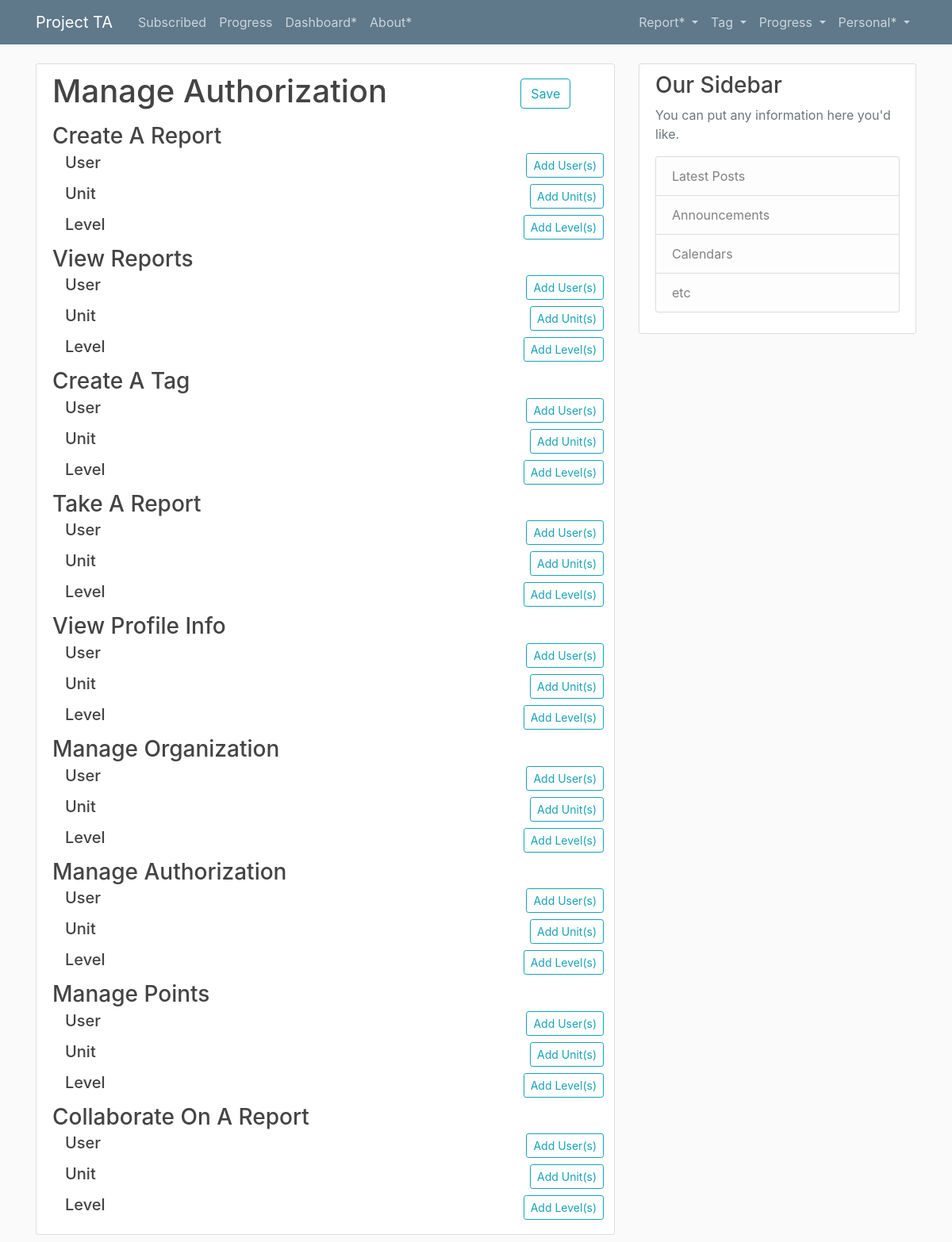
Before: /auth (signed in) with the older database file.
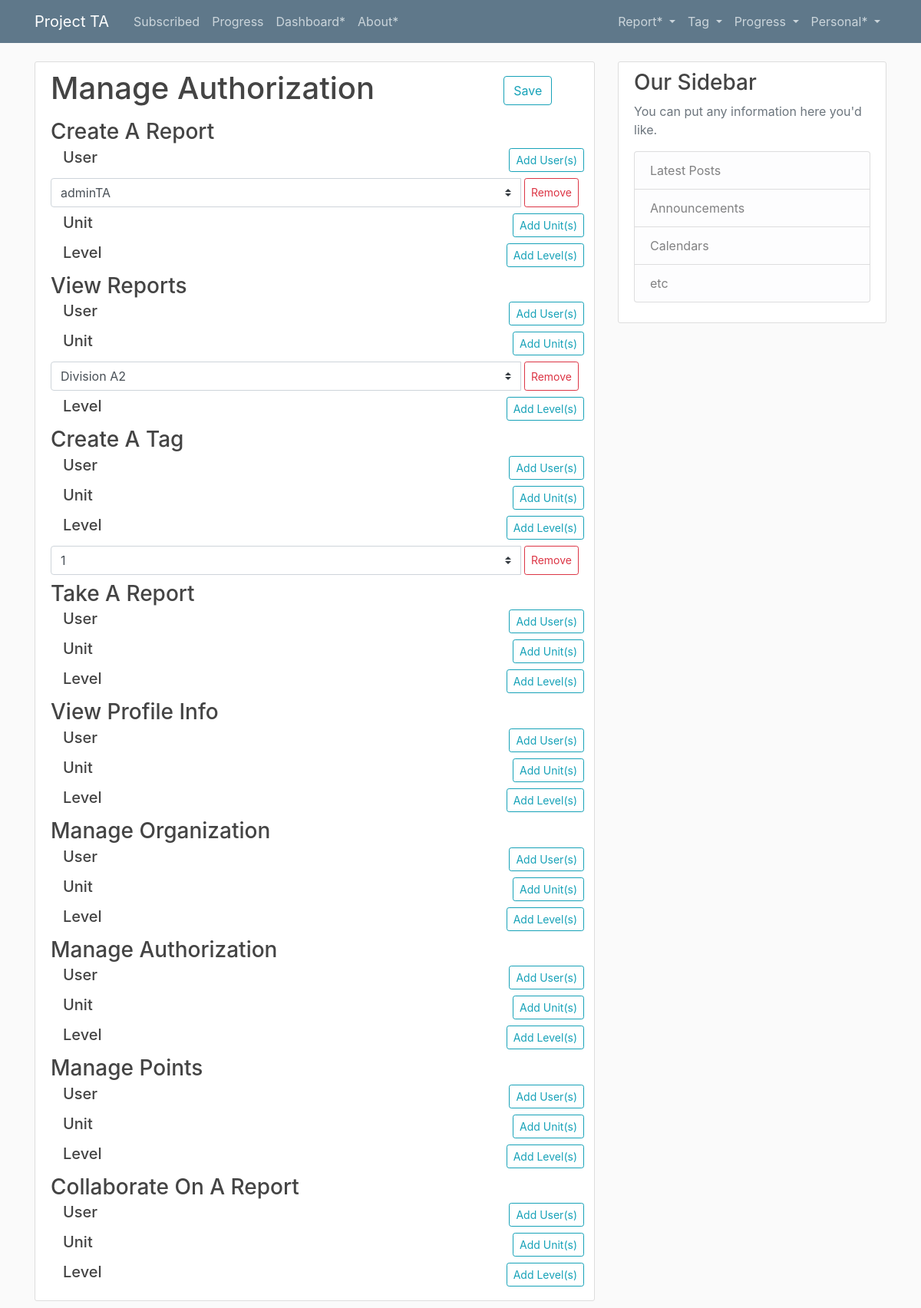
After: the same page with the newer database file.
### user/models.py (models this page shows, shortened)
class Auth(models.Model):
    class Feature(models.IntegerChoices):
        create_a_report = 1
        view_reports = 2
        create_a_tag = 3
        take_a_report = 4
        view_profile_info = 5
        manage_organization = 6
        manage_authorization = 7
        manage_points = 8
        collaborate_on_a_report = 9
    feature = models.IntegerField(choices=Feature.choices, null=True)
    auth_user = models.ForeignKey(User, on_delete=models.SET_NULL, null=True, blank=True)
    auth_unit = models.ForeignKey(Unit, on_delete=models.SET_NULL, null=True, blank=True)
    auth_level = models.IntegerField(null=True, blank=True)

class Unit(models.Model):
    class Status(models.IntegerChoices):
        Inactive = 0
        Active = 1
    name = models.CharField(max_length=100, null=True)
    superior = models.ForeignKey("self", on_delete=models.SET_NULL, related_name='subordinate_set', null=True)
    head = models.OneToOneField(User, on_delete=models.SET_NULL, null=True, blank=True)
    date_created = models.DateTimeField(default=timezone.now, null=True, blank=True)
    date_deactivated = models.DateTimeField(null=True, blank=True)
    status = models.IntegerField(choices=Status.choices, default=1, null=True, blank=True)
    def level(self):
        lev = 1
        temp = self
        while temp.superior and lev < 30:
            lev += 1
            temp = temp.superior
        if lev < 30:
            return lev
        else:
            return "loop error"

### user/views.py (the view, shortened to what this page needs)
# urls.py: path('auth', userview.AuthDetail, name='auth-detail'),
def AuthDetail(request):
    if not request.user.username:
        return redirect('/login/?next=%s' % request.path)
    auth_list = []
    for feature in list(Auth.Feature):
        temp = [feature]
        temp.append(Auth.objects.filter(feature = feature.value).exclude(auth_user = None))
        temp.append(Auth.objects.filter(feature = feature.value).exclude(auth_unit = None))
        temp.append(Auth.objects.filter(feature = feature.value).exclude(auth_level = None))
        auth_list.append(temp)
    users = User.objects.all()
    units = Unit.objects.all()
    levels = list(set([unit.level() for unit in units]))
    context = {'auth_list' : auth_list,
               'users' : users,
               'units' : units,
               'levels' : levels}
    return render(request, 'user/auth_detail.html', context)

### user/templates/user/auth_detail.html (shortened to what this page needs)
{% extends 'base.html' %}
{% load crispy_forms_tags %}
{% block content %}
<form id="auth-form">
<div class="content-section">
    <div class="row">
        <div class="col">
    <h1 class="mb-3">Manage Authorization</h1>
        </div>
        <div class="col-2 mt-2 mr-2">
    <button class="btn btn-outline-info" id="submit">Save</button>
        </div>
    </div>
    {% for auth in auth_list %}
    <h3 class="mb-1">{{ auth.0.label }}</h3>
    <div class="row">
        <div class="col">
            <h5 class="mb-1 ml-3">User</h5>
        </div>
        <div class="float-right mr-2 mb-2">
            <button class="btn btn-sm btn-outline-info" id="add-more-user-{{auth.0.value}}">Add User(s)</button>
        </div>
    </div>
    <div id="wrapper-user-{{auth.0.value}}">
        {% for auth_user in auth.1 %}
        <div class="input-group mb-2">
            <select class="custom-select" name="user{{auth.0.value}}[]">
                <option value={{auth_user.auth_user.pk}} selected>{{auth_user.auth_user.username}}</option>
            </select>
            <button class="btn btn-sm btn-outline-danger ml-1" id="remove-button">Remove</button>
        </div>
        {% endfor%}
    </div>
    <div class="row">
        <div class="col">
            <h5 class="mb-1 ml-3">Unit</h5>
        </div>
        <div class="float-right mr-2 mb-2">
            <button class="btn btn-sm btn-outline-info" id="add-more-unit-{{auth.0.value}}">Add Unit(s)</button>
        </div>
    </div>
    <div id="wrapper-unit-{{auth.0.value}}">
        {% for auth_unit in auth.2 %}
        <div class="input-group mb-2">
            <select class="custom-select" name="unit{{auth.0.value}}[]">
                <option value={{auth_unit.auth_unit.pk}} selected>{{auth_unit.auth_unit.name}}</option>
            </select>
            <button class="btn btn-sm btn-outline-danger ml-1" id="remove-button">Remove</button>
        </div>
        {% endfor %}
    </div>
    <div class="row">
        <div class="col">
            <h5 class="mb-1 ml-3">Level</h5>
        </div>
        <div class="float-right mr-2 mb-2">
            <button class="btn btn-sm btn-outline-info" id="add-more-level-{{auth.0.value}}">Add Level(s)</button>
        </div>
    </div>
    <div id="wrapper-level-{{auth.0.value}}">
        {% for auth_level in auth.3 %}
        <div class="input-group mb-2">
            <select class="custom-select" name="level{{auth.0.value}}[]">
                <option value={{auth_level.auth_level}} selected>{{auth_level.auth_level}}</option>
            </select>
            <button class="btn btn-sm btn-outline-danger ml-1" id="remove-button">Remove</button>
        </div>
        {% endfor %}
    </div>
    {% endfor%}
</div>
</form>
{% endblock%}

Changed rows visible on the page:
added Auth: auth_user.username "adminTA", shown under "Create A Report"
added Auth: auth_unit.name "Division A2", shown under "View Reports"
added Auth: auth_level "1", shown under "Create A Tag"
